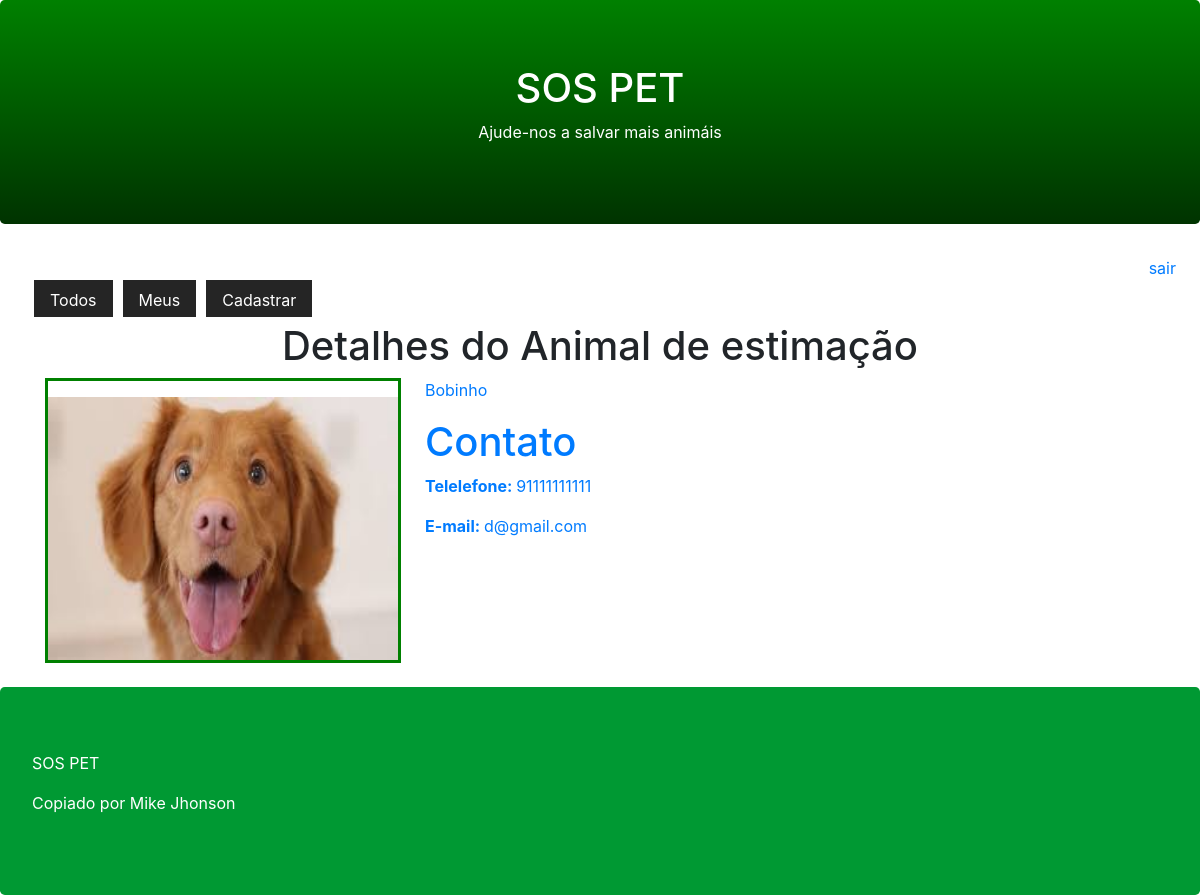
The app's page /pet/detail/4/ with its own data.
### core/models.py (models this page shows, shortened)
class Pet(models.Model):
    city = models.CharField(max_length=100)
    description = models.TextField()
    phone = models.CharField(max_length=11)
    email = models.EmailField()
    begin_date = models.DateTimeField(auto_now_add=True)
    photo = models.ImageField(upload_to='pet')
    active = models.BooleanField(default=True)
    user = models.ForeignKey(User, on_delete=models.CASCADE)

### core/views.py (the view)
# urls.py: path('pet/detail/<id>/', views.pet_detail),
def pet_detail(request, id):
    pet = Pet.objects.get(active=True, id=id)
    return render(request, 'pet.html', {'pet':pet})

### templates/pet.html (shortened to what this page needs)
{% extends "model-page.html" %}
{% block content %}
<h1 class="text-center">Detalhes do Animal de estimação</h1>
<div class="modal fade" id="modal_confirm">
    <div class="modal-dialog modal-dialog-centered">
      <div class="modal-content">
        <div class="modal-body text-right">
         <a href="/pet/delete/{{ pet.id}}/">
        </div>
      </div>
    </div>
  </div>
<div class="container mp-4 mb-4">
    <div class="row">
        <div class="col-sm-4">
            <div style="border-color: green; border-style: solid; width: 356px; height: 100%">
                <img src="{{ pet.photo.url }}" width="350" height="263" style="margin-top: 16px;">
            </div>
        </div>
        <div class="col-sm-8">
           <p>{{ pet.description }}</p>
           <h1>Contato</h1>
           <p><b>Telelefone: </b>{{ pet.phone}}</p>
           <p><b>E-mail: </b>{{ pet.email }}</p>
        </div>
    </div>
</div>
{% endblock %}

### records on screen
Pet: photo (picture), description "Bobinho", phone "91111111111", email "d@gmail.com"
